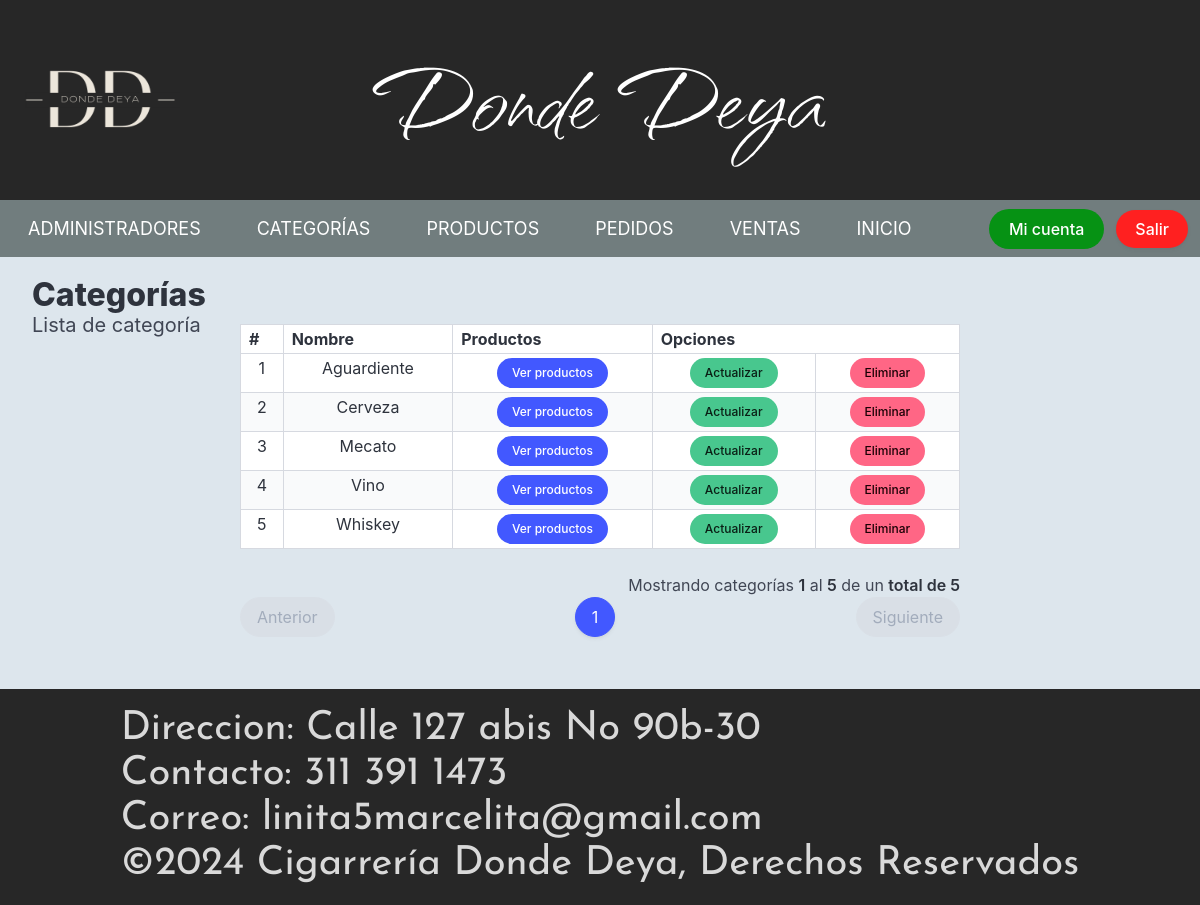
Screenshot of /index.php?vista=category_list (signed in) with the database file from the repository.
### tables this page shows
CREATE TABLE `categoria` (
  `categoria_id` int(7) NOT NULL,
  `categoria_nombre` varchar(50) NOT NULL,
  `categoria_ubicacion` varchar(150) NOT NULL
);

### index.php (called while the page is built, shortened)
<?php
$controller = new MainController();
$controller->handleRequest();

### php/categoria_lista.php (the view, shortened to what this page needs)
<?php
require_once './modelo/Utils.php';
$inicio = ($pagina > 0) ? (($pagina * $registros) - $registros) : 0;
$tabla = "";
if (isset($busqueda) && $busqueda != "") {
    $consulta_datos = "SELECT * FROM categoria WHERE categoria_nombre LIKE '%$busqueda%' OR categoria_ubicacion LIKE '%$busqueda%' ORDER BY categoria_nombre ASC LIMIT $inicio, $registros";
    $consulta_total = "SELECT COUNT(categoria_id) FROM categoria WHERE categoria_nombre LIKE '%$busqueda%' OR categoria_ubicacion LIKE '%$busqueda%'";
} else {
    $consulta_datos = "SELECT * FROM categoria ORDER BY categoria_nombre ASC LIMIT $inicio, $registros";
    $consulta_total = "SELECT COUNT(categoria_id) FROM categoria";
}
$conexion = Utils::conexion();
$datos = $conexion->query($consulta_datos);
$datos = $datos->fetchAll();
$total = $conexion->query($consulta_total);
$total = (int) $total->fetchColumn();
$Npaginas = ceil($total / $registros);
$tabla .= '
<div class="table-container">
    <table class="table is-bordered is-striped is-narrow is-hoverable is-fullwidth">
        <thead>
            <tr class="has-text-centered">
                <th>#</th>
                <th>Nombre</th>
                <th>Productos</th>
                <th colspan="2">Opciones</th>
            </tr>
        </thead>
        <tbody>
';
if ($total >= 1 && $pagina <= $Npaginas) {
    $contador = $inicio + 1;
    $pag_inicio = $inicio + 1;
    foreach ($datos as $rows) {
        $tabla .= '
            <tr class="has-text-centered">
                <td>' . $contador . '</td>
                <td>' . $rows['categoria_nombre'] . '</td>
                <td>
                    <a href="index.php?vista=product_category&category_id=' . $rows['categoria_id'] . '" class="button is-link is-rounded is-small">Ver productos</a>
                </td>
                <td>
                    <a href="index.php?vista=category_update&category_id_up=' . $rows['categoria_id'] . '" class="button is-success is-rounded is-small">Actualizar</a>
                </td>
                <td>
                    <a href="' . $url . $pagina . '&category_id_del=' . $rows['categoria_id'] . '" class="button is-danger is-rounded is-small">Eliminar</a>
                </td>
            </tr>
        ';
        $contador++;
    }
    $pag_final = $contador - 1;
}
$tabla .= '</tbody></table></div>';
if ($total > 0 && $pagina <= $Npaginas) {
    $tabla .= '<p class="has-text-right">Mostrando categorías <strong>' . $pag_inicio . '</strong> al <strong>' . $pag_final . '</strong> de un <strong>total de ' . $total . '</strong></p>';
}
echo $tabla;
if ($total >= 1 && $pagina <= $Npaginas) {
    echo Utils::paginador_tablas($pagina, $Npaginas, $url, 7);
}
?>

### rows the page displays
categoria: categoria_nombre "Aguardiente"
categoria: categoria_nombre "Cerveza"
categoria: categoria_nombre "Mecato"
categoria: categoria_nombre "Vino"
categoria: categoria_nombre "Whiskey"

### other values shown
$pag_inicio "1"
$pag_final "5"
$total "5"
